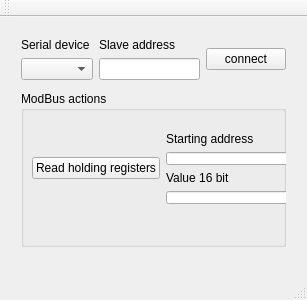
<?xml version="1.0" encoding="UTF-8"?>
<ui version="4.0">
 <class>MainWindow</class>
 <widget class="QMainWindow" name="MainWindow">
  <property name="geometry">
   <rect>
    <x>0</x>
    <y>0</y>
    <width>307</width>
    <height>300</height>
   </rect>
  </property>
  <property name="windowTitle">
   <string>MainWindow</string>
  </property>
  <widget class="QWidget" name="centralWidget">
   <widget class="QWidget" name="">
    <property name="geometry">
     <rect>
      <x>10</x>
      <y>10</y>
      <width>287</width>
      <height>231</height>
     </rect>
    </property>
    <layout class="QVBoxLayout" name="verticalLayout_3">
     <item>
      <layout class="QHBoxLayout" name="horizontalLayout">
       <item>
        <layout class="QVBoxLayout" name="verticalLayout">
         <item>
          <widget class="QLabel" name="label">
           <property name="text">
            <string>Serial device</string>
           </property>
          </widget>
         </item>
         <item>
          <widget class="QComboBox" name="cbSerialPort"/>
         </item>
        </layout>
       </item>
       <item>
        <layout class="QVBoxLayout" name="verticalLayout_2">
         <item>
          <widget class="QLabel" name="label_2">
           <property name="text">
            <string>Slave address</string>
           </property>
          </widget>
         </item>
         <item>
          <widget class="QLineEdit" name="leSlaveAddr"/>
         </item>
        </layout>
       </item>
       <item>
        <widget class="QPushButton" name="pbConnect">
         <property name="text">
          <string>connect</string>
         </property>
        </widget>
       </item>
      </layout>
     </item>
     <item>
      <spacer name="verticalSpacer">
       <property name="orientation">
        <enum>Qt::Vertical</enum>
       </property>
       <property name="sizeType">
        <enum>QSizePolicy::Expanding</enum>
       </property>
       <property name="sizeHint" stdset="0">
        <size>
         <width>5</width>
         <height>5</height>
        </size>
       </property>
      </spacer>
     </item>
     <item>
      <widget class="QGroupBox" name="gbModBusActions">
       <property name="sizePolicy">
        <sizepolicy hsizetype="Preferred" vsizetype="Preferred">
         <horstretch>0</horstretch>
         <verstretch>20</verstretch>
        </sizepolicy>
       </property>
       <property name="title">
        <string>ModBus actions</string>
       </property>
       <widget class="QWidget" name="">
        <property name="geometry">
         <rect>
          <x>0</x>
          <y>30</y>
          <width>281</width>
          <height>94</height>
         </rect>
        </property>
        <layout class="QHBoxLayout" name="horizontalLayout_2">
         <item>
          <widget class="QPushButton" name="pbReadHoldingRegs">
           <property name="text">
            <string>Read holding registers</string>
           </property>
          </widget>
         </item>
         <item>
          <layout class="QVBoxLayout" name="verticalLayout_4">
           <item>
            <widget class="QLabel" name="label_3">
             <property name="text">
              <string>Starting address</string>
             </property>
            </widget>
           </item>
           <item>
            <widget class="QLineEdit" name="leStartAddr"/>
           </item>
           <item>
            <widget class="QLabel" name="label_4">
             <property name="text">
              <string>Value 16 bit</string>
             </property>
            </widget>
           </item>
           <item>
            <widget class="QLineEdit" name="leValue"/>
           </item>
          </layout>
         </item>
        </layout>
       </widget>
       <zorder></zorder>
       <zorder>pbReadHoldingRegs</zorder>
       <zorder>label_3</zorder>
       <zorder>leStartAddr</zorder>
       <zorder>label_4</zorder>
       <zorder>leValue</zorder>
      </widget>
     </item>
    </layout>
   </widget>
  </widget>
  <widget class="QMenuBar" name="menuBar">
   <property name="geometry">
    <rect>
     <x>0</x>
     <y>0</y>
     <width>307</width>
     <height>19</height>
    </rect>
   </property>
  </widget>
  <widget class="QToolBar" name="mainToolBar">
   <attribute name="toolBarArea">
    <enum>TopToolBarArea</enum>
   </attribute>
   <attribute name="toolBarBreak">
    <bool>false</bool>
   </attribute>
  </widget>
  <widget class="QStatusBar" name="statusBar"/>
 </widget>
 <layoutdefault spacing="6" margin="11"/>
 <resources/>
 <connections/>
</ui>
